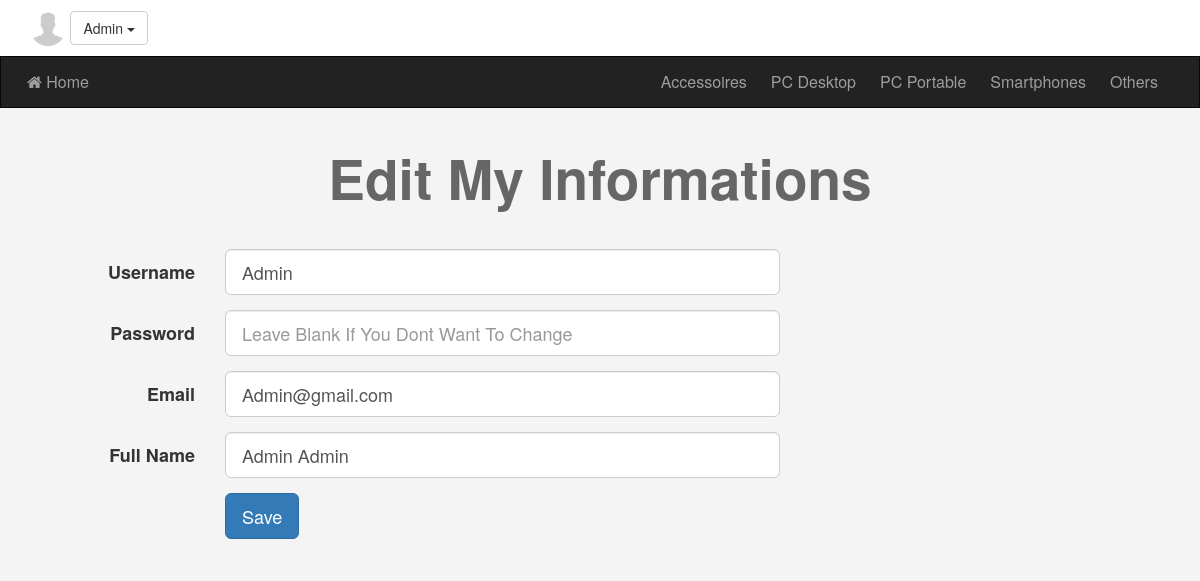
The app's page /webserver/files/editProfil.php (signed in) with its own data.
### tables this page shows
CREATE TABLE IF NOT EXISTS `categories` (
  `ID` int(11) NOT NULL AUTO_INCREMENT,
  `Name` varchar(255) NOT NULL,
  `Description` text NOT NULL,
  `parent` int(11) NOT NULL,
  `Ordering` int(11) DEFAULT NULL,
  `Visibility` tinyint(4) NOT NULL DEFAULT 0,
  `Allow_Comment` tinyint(4) NOT NULL DEFAULT 0,
  `Allow_Ads` tinyint(4) NOT NULL DEFAULT 0,
  PRIMARY KEY (`ID`),
  UNIQUE KEY `Name` (`Name`)
);

CREATE TABLE IF NOT EXISTS `users` (
  `UserID` int(11) NOT NULL AUTO_INCREMENT COMMENT 'To Identify User',
  `Username` varchar(255) NOT NULL COMMENT 'Username To Login',
  `Password` varchar(255) NOT NULL COMMENT 'Password To Login',
  `Email` varchar(255) NOT NULL,
  `FullName` varchar(255) NOT NULL,
  `GroupID` int(11) NOT NULL DEFAULT 0 COMMENT 'Identify User Group',
  `TrustStatus` int(11) NOT NULL DEFAULT 0 COMMENT 'Seller Rank',
  `RegStatus` int(11) NOT NULL DEFAULT 0 COMMENT 'User Approval',
  `Date` date NOT NULL,
  `avatar` varchar(255) NOT NULL,
  PRIMARY KEY (`UserID`),
  UNIQUE KEY `Username` (`Username`)
);

### webserver/files/init.php (called while the page is built, shortened)
<?php
	include 'admin/connect.php';
	$sessionUser = '';
	$sessionAvatar = '';
	if (isset($_SESSION['user'])) {
		$sessionUser = $_SESSION['user'];
		$sessionAvatar = $_SESSION['avatar'];
	}
	$tpl 	= 'includes/templates/';
	$func	= 'includes/functions/';
	$css 	= 'layout/css/';
	include $func . 'functions.php';
	include $tpl . 'header.php';

### webserver/files/includes/functions/functions.php (called while the page is built, shortened)
<?php
	function getAllFrom($field, $table, $where = NULL, $and = NULL, $orderfield, $ordering = "DESC") {
		global $con;
		$getAll = $con->prepare("SELECT $field FROM $table $where $and ORDER BY $orderfield $ordering");
		$getAll->execute();
		$all = $getAll->fetchAll();
		return $all;
	}

### webserver/files/editProfil.php (the view, shortened to what this page needs)
<?php
	include 'init.php';
function getSingleValue($con, $sql, $parameters){
    $q = $con->prepare($sql);
    $q->execute($parameters);
    return $q->fetchColumn();
}
$userid = getSingleValue($con, "SELECT UserID FROM users WHERE username=?", [$_SESSION['user']]);
$stmt = $con->prepare("SELECT * FROM users WHERE UserID = ? LIMIT 1");
$stmt->execute(array($userid));
$row = $stmt->fetch();
$count = $stmt->rowCount();
if ($count > 0) { ?>
    <h1 class="text-center">Edit My Informations</h1>
    <div class="container">
        <form class="form-horizontal" action="UpdateProfile.php" method="POST" enctype="multipart/form-data">
            <div class="form-group form-group-lg">
                <label class="col-sm-2 control-label">Username</label>
                <div class="col-sm-10 col-md-6">
                    <input type="text" name="username" class="form-control" value="<?php echo $row['Username'] ?>" autocomplete="off"/>
                </div>
            </div>
            <div class="form-group form-group-lg">
                <label class="col-sm-2 control-label">Password</label>
                <div class="col-sm-10 col-md-6">
                    <input type="password" name="newpassword" class="form-control" autocomplete="new-password" placeholder="Leave Blank If You Dont Want To Change" />
                </div>
            </div>
            <div class="form-group form-group-lg">
                <label class="col-sm-2 control-label">Email</label>
                <div class="col-sm-10 col-md-6">
                    <input type="email" name="email" value="<?php echo $row['Email'] ?>" class="form-control"/>
                </div>
            </div>
            <div class="form-group form-group-lg">
                <label class="col-sm-2 control-label">Full Name</label>
                <div class="col-sm-10 col-md-6">
                    <input type="text" name="full" value="<?php echo $row['FullName']; }?>" class="form-control"x />
                </div>
            </div>
            <div class="form-group form-group-lg">
                <div class="col-sm-offset-2 col-sm-10">
                    <input type="submit" value="Save" class="btn btn-primary btn-lg" />
                </div>
            </div>
        </form>
    </div>
<?php include $tpl . 'footer.php'; ?>

### webserver/files/includes/templates/header.php (shortened to what this page needs)
<!DOCTYPE html>
<html>
	<head>
		<link rel="stylesheet" href="<?php echo $css ?>bootstrap.min.css" />
		<link rel="stylesheet" href="<?php echo $css ?>font-awesome.min.css" />
		<link rel="stylesheet" href="<?php echo $css ?>jquery-ui.css" />
		<link rel="stylesheet" href="<?php echo $css ?>jquery.selectBoxIt.css" />
		<link rel="stylesheet" href="<?php echo $css ?>front.css" />
	</head>
	<body>
	<div class="upper-bar">
		<div class="container">
			<?php
				if (isset($_SESSION['user'])) {
			?>
				<img class="my-image img-circle" src="admin/uploads/avatars/<?php echo $sessionAvatar ?>" alt="" />
				<div class="btn-group my-info">
					<span class="btn btn-default dropdown-toggle" data-toggle="dropdown">
						<?php echo $sessionUser ?>
						<span class="caret"></span>
					</span>
				</div>
				<?php
				} else {
			?>
			<a href="login.php">
				<span class="pull-right">Login/Signup</span>
			</a>
			<?php } ?>
		</div>
	</div>
	<nav class="navbar navbar-inverse">
	  <div class="container">
	    <div class="navbar-header">
	      <a class="navbar-brand" href="index.php"><i class="fa fa-home" aria-hidden="true"></i> Home</a>
	    </div>
	    <div class="collapse navbar-collapse" id="app-nav">
	      <ul class="nav navbar-nav navbar-right">
	      <?php
	      	$allCats = getAllFrom("*", "categories", "where parent = 0", "", "ID", "ASC");
			foreach ($allCats as $cat) {
				echo
				'<li>
					<a href="categories.php?pageid=' . $cat['ID'] . '">
						' . $cat['Name'] . '
					</a>
				</li>';
			}
	      ?>
	      </ul>
	    </div>
	  </div>
	</nav>

### webserver/files/layout/css/front.css (style rules this page uses)
body { background-color: #F4F4F4; font-size: 16px; }
h1 { font-size: 55px; margin: 40px 0; font-weight: bold; color: #666; }
.navbar { border-radius: 0; margin-bottom: 0; }
.nav > li > a, .navbar-brand { padding: 15px 12px; }
.navbar-brand { font-size: 1em; }
.form-control { position: relative; }
.upper-bar { padding: 10px; background-color: #FFF }
.my-image { width: 36px; height: 36px; }

### records on screen
categories: Name "Accessoires"
categories: Name "PC Desktop"
categories: Name "PC Portable"
categories: Name "Smartphones"
categories: Name "Others"
users: username "Admin", email "Admin@gmail.com", full "Admin Admin"

### other values on screen
$sessionUser "Admin"
